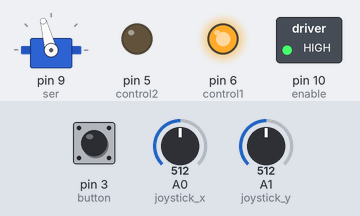
Recording of a sketch running on a simulated Arduino Uno, built with avr-gcc and run on an emulated ATmega328P. On the bench: servo, switched loads named in the sketch (green lamp = pin HIGH), output pins drawn as LEDs (lit = HIGH). The inputs (shaded band) are chosen by the test bench; at power-on: A0 (joystick_x) = 512, pin 3 (button) HIGH, A1 (joystick_y) = 512.

Above: at 1.2 s.
1.3 s: A0 (joystick_x) set to 716
At 2.5 s:
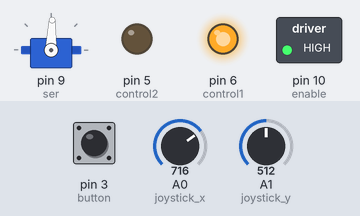
2.8 s: A0 (joystick_x) set to 900
At 3.8 s:
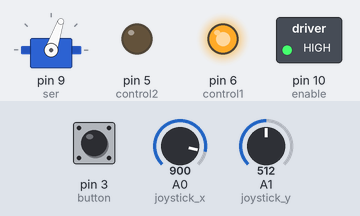
4.3 s: A0 (joystick_x) set to 122
At 5.0 s:
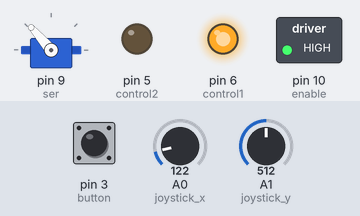
5.8 s: A0 (joystick_x) set to 0
At 6.1 s:
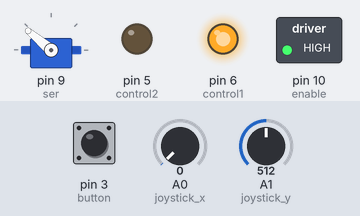
7.3 s: A0 (joystick_x) set to 500
At 8.5 s:
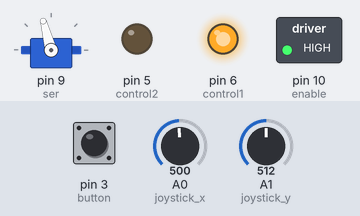
Timing chart, 0 to 9.8 s (numbered marks = the images above; inputs shaded):
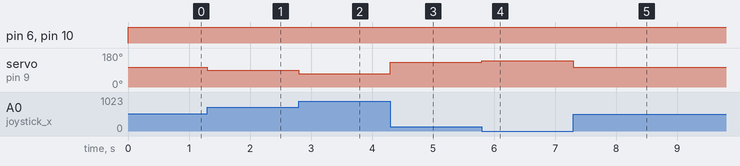

The sketch:

Servo_Motor.ino
```cpp
#include <Servo.h>

Servo ser;

  int joystick_x = A0;
  int joystick_y = A1;
  int button = 3;
  int enable = 10;
  int control1 = 6;
  int control2 = 5;         //pin 6 & 5 für direction control
  float x, y;
  int knopf;
  float z = 0.00;
  int mtrspd = 0;

void setup() {

  pinMode (joystick_x, INPUT);
  pinMode (joystick_y, INPUT);
  pinMode(button, INPUT);
  pinMode(enable, OUTPUT);
  pinMode(control1, OUTPUT);
  pinMode(control2, OUTPUT);

  digitalWrite(enable, LOW);
  digitalWrite(button, HIGH);

  ser.attach(9);
  ser.write(105);

  Serial.begin(9600);
}

void loop() {

  x = analogRead(joystick_x);
  y = analogRead(joystick_y);
  knopf = digitalRead(button);
  mtrspd = 0;


        //Servosteuerung

        if (x > 533)
        {
            //z=((x-523)*0.36);
            z=154-(9*x/98);
            ser.write(z);
        }
        else if(x<490){

          z=140-(x/14);
          ser.write(z);
        }
        else
        {
          ser.write(105);
        }

        //Motorsteuerung

        mtrspd = 255;
        analogWrite(enable, mtrspd);
        digitalWrite(control1, HIGH);
        digitalWrite(control2, LOW);

       /* if (y > 530)
        {
          mtrspd = 0.25*y;
          analogWrite(enable, mtrspd);
          digitalWrite(control1, HIGH);
          digitalWrite(control2, LOW);

        }
        else if(y < 500)
        {
          mtrspd = map(y, 500, 0, 0, 255);
          analogWrite(enable, mtrspd);
          digitalWrite(control1, LOW);
          digitalWrite(control2, HIGH);
        }
        else{

          analogWrite(enable, 0);
          digitalWrite(control1, LOW);
          digitalWrite(control2, LOW);

        }    */

}
```

Measured:
- after the input at 1.3 s, servo on pin 9 (ser): 105° → 88° at once
- after the input at 2.8 s, servo on pin 9 (ser): 88° → 71° at once
- after the input at 4.3 s, servo on pin 9 (ser): 71° → 131° at once
- after the input at 5.8 s, servo on pin 9 (ser): 131° → 140° at once
- after the input at 7.3 s, servo on pin 9 (ser): 140° → 105° at once
